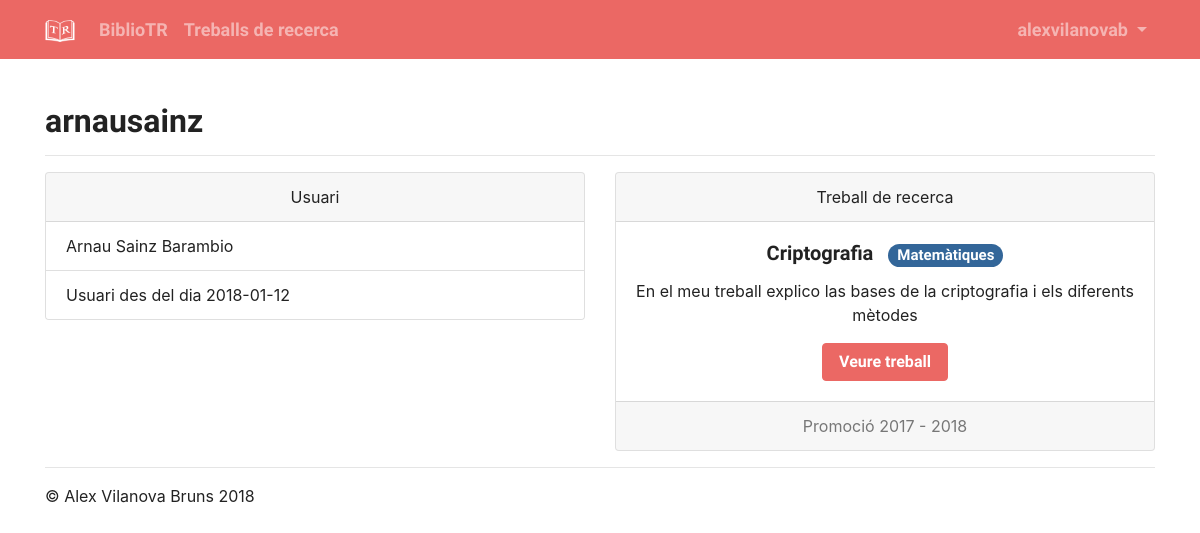
The app's page /usuari/arnausainz (signed in) with its own data.
### models.py (models this page shows)
class User(UserMixin, db.Model):
    id = db.Column(db.Integer, primary_key=True)
    name = db.Column(db.String(40))
    username = db.Column(db.String(20), unique=True)
    bio = db.Column(db.String(240))
    email = db.Column(db.String(254), unique=True)
    tdr_title = db.Column(db.String(60))
    tdr_description = db.Column(db.String(500))
    tdr_subject = db.Column(db.String())
    tdr_year = db.Column(db.String())
    tdr_mark = db.Column(db.Integer)
    tdr_school = db.Column(db.String(120))
    password = db.Column(db.String(80))
    creation_date = db.Column(db.Date())

### views.py (the view)
@app.route('/usuari/<username>')
def user(username):
    user = User.query.filter_by(username=username).first()
    if user == None:
        return render_template('error.html', error='user_not_found', username=username), 404
    return render_template('user.html', user=user)

### models.py (called while the page is built)
@login_manager.user_loader
def load_user(user_id):
    return User.query.get(user_id)

### templates/user.html (shortened to what this page needs)
{% extends 'base.html' %}
{% if user.username == current_user.username %}
{% set active_page = "profile" %}
{% endif %}
{% block content %}
<div class="container">
  <div class="page-header">
    <h2>{{ user.username }}</h2>
  </div>
  <hr>
  <div class="row">
    <div class="col-sm-6">
      <div class="card">
        <div class="card-header text-center">
          Usuari
        </div>
        <ul class="list-group list-group-flush">
          <li class="list-group-item">{{ user.name }}</li>
          <li class="list-group-item">Usuari des del dia {{ user.creation_date }}</li>
        </ul>
      </div>
      <br>
    </div>
    <div class="col-sm-6">
      <div class="card text-center">
        <div class="card-header">
          Treball de recerca
        </div>
        <div class="card-body">
          <h5 class="card-title">
            {{ user.tdr_title }}
            <span class="badge badge-pill badge-info">{{ user.tdr_subject }}</span>
          </h5>
          <p class="card-text">
            {{ user.tdr_description }}
          </p>
          <a href="../static/tdr-pdf/{{ user.username }}.pdf" class="btn btn-primary" target="_blank">Veure treball</a>
        </div>
        <div class="card-footer text-muted">Promoció {{ user.tdr_year }}</div>
      </div>
    </div>
  </div>
  <hr>
</div>
{% endblock %}

### templates/base.html (shortened to what this page needs)
<!DOCTYPE html>
<html>
  <head>
    <link rel="stylesheet" type="text/css" href="../static/vendor/bootstrap/bootstrap.css">
  </head>
  <body>
    <nav class="navbar navbar-expand-md navbar-dark fixed-top bg-primary">
      <div class="container">
        <a class="navbar-brand" href="{{ url_for('index') }}">
          <img src="../static/logos/logo.png" width="30" height="30">
        </a>
        <div class="collapse navbar-collapse" id="navb">
          <ul class="navbar-nav mr-auto">
            <li class="nav-item">
              <a class="nav-link {{ 'active' if active_page == 'index' }}" href="{{ url_for('index') }}">BiblioTR</a>
            </li>
            <li class="nav-item">
              <a class="nav-link {{ 'active' if active_page == 'tdr' }}" href="{{ url_for('tdr') }}">Treballs de recerca</a>
            </li>
          </ul>
          <ul class="navbar-nav">
            {% if current_user.is_authenticated %}
            <li class="nav-item dropdown {{ 'active' if active_page == 'profile' }}">
              <a class="nav-link dropdown-toggle" href="#" data-toggle="dropdown">
                {{ current_user.username }}
              </a>
            </li>
            {% endif %}
          </ul>
        </div>
      </div>
    </nav>
    <main>
      {% block content %}
      {% endblock %}
    </main>
    <footer class="container">
      <p>&copy; Alex Vilanova Bruns 2018</p>
    </footer>
  </body>
</html>

### templates/user.html (style rules this page uses)
body { padding-top: 6.5rem; }

### records on screen
User: username "alexvilanovab"
User: username "arnausainz", name "Arnau Sainz Barambio", creation_date "2018-01-12", tdr_title "Criptografia", tdr_subject "Matemàtiques", tdr_description "En el meu treball explico las bases de la criptografia i els diferents mètodes", tdr_year "2017 - 2018"
